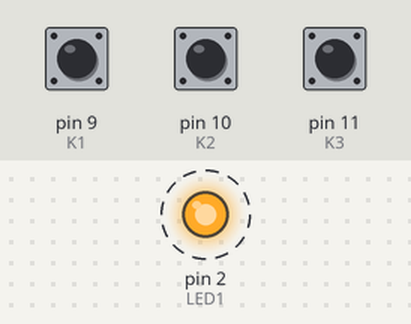
Recording of a sketch running on a simulated Arduino Uno, built with avr-gcc and run on an emulated ATmega328P. Parts: output pins drawn as LEDs (lit = HIGH). Dashed ring = blinking. The inputs (shaded band) are chosen by the test bench; at power-on: pin 10 (K2) HIGH, pin 9 (K1) HIGH, pin 11 (K3) HIGH. What the sketch prints to the serial monitor is not drawn.

Above: at 1.25 s.
1.3 s: pin 10 (K2) pulled LOW for 0.15 s
Timing chart, 0 to 10.3 s (numbered marks = the images above; inputs shaded):
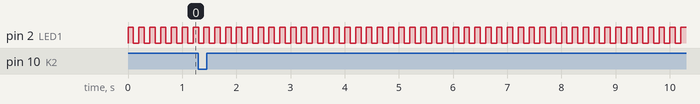

Measured:
- by itself, pin 2 (LED1): alternates HIGH for 0.10 s and LOW for 0.10 s

The sketch:

sketch_mar29a.ino
```cpp
#define LED1 2
#define K1 9
#define K2 10
#define K3 11
int teller = 0;
void pciSetup(byte pin) {
  *digitalPinToPCMSK ( pin ) |= bit (digitalPinToPCMSKbit ( pin ) ) ; // enable pin
  PCIFR |= bit ( digitalPinToPCICRbit ( pin ) ) ;
  // clear any outstanding interrupt
  PCICR |= bit ( digitalPinToPCICRbit ( pin ) ) ;
  // enable interrupt for the group
}


void setup() {
  // put your setup code here, to run once:
  Serial.begin(9600);
  pinMode(K1, INPUT_PULLUP);
  pinMode(K2, INPUT_PULLUP);
  pinMode(K3, INPUT_PULLUP);
  pinMode(LED1, OUTPUT);
  pciSetup(K1);
  pciSetup(K2);
  pciSetup(K3);
}

ISR (PCINT0_vect) {
  delay(50);
  if(digitalRead(K1) == LOW) {
     teller++;
  }
  if(digitalRead(K2) == LOW) {
    Serial.println(teller);
  }
  if(digitalRead(K3) == LOW) {
    teller = 0;
  }
}


void loop() {
  // put your main code here, to run repeatedly:
  digitalWrite(LED1, HIGH);
  delay(100);
  digitalWrite(LED1, LOW);
  delay(100);
}
```
